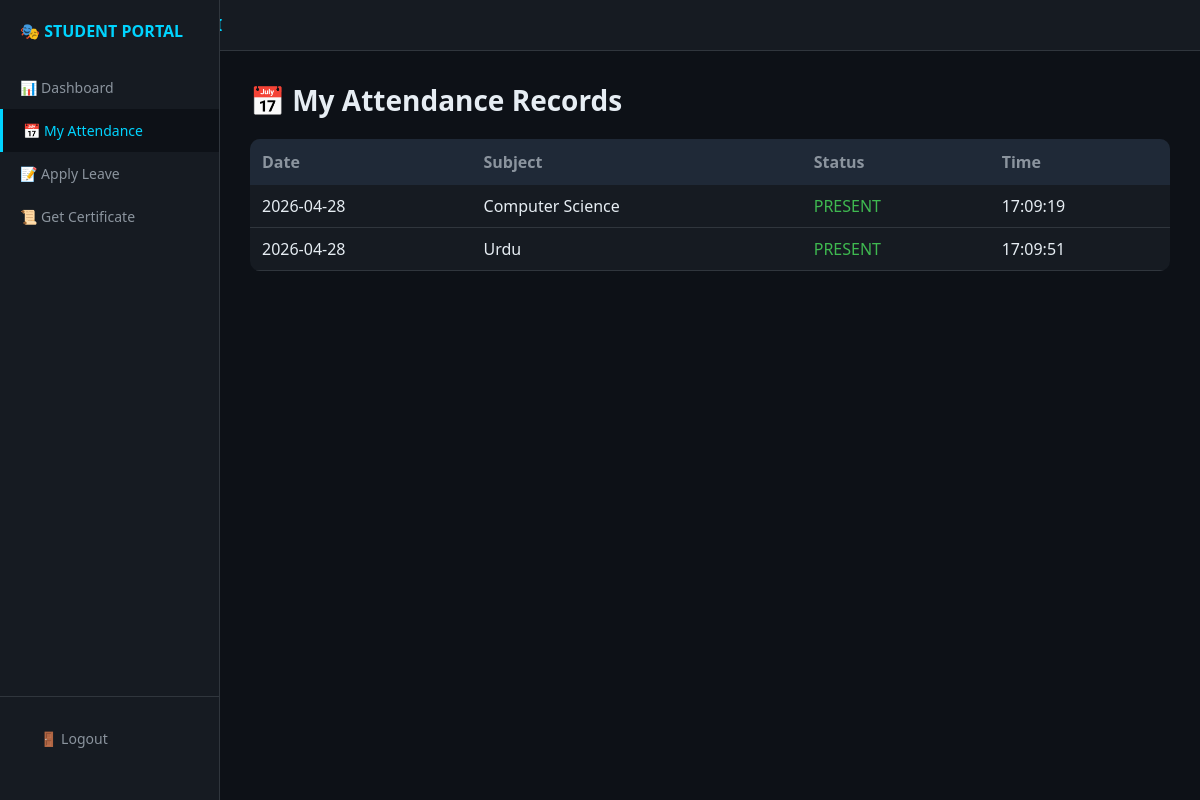
The app's page /student/attendance (signed in) with its own data.
### tables this page shows
CREATE TABLE attendance (
            id INTEGER PRIMARY KEY AUTOINCREMENT,
            student_id INTEGER NOT NULL,
            subject_id INTEGER NOT NULL,
            teacher_id INTEGER NOT NULL,
            attendance_date DATE NOT NULL,
            status VARCHAR(20) DEFAULT 'present',
            marked_time TIME DEFAULT CURRENT_TIME,
            recognition_confidence FLOAT,
            created_at TIMESTAMP DEFAULT CURRENT_TIMESTAMP,
            FOREIGN KEY (student_id) REFERENCES students(id),
            FOREIGN KEY (subject_id) REFERENCES subjects(id),
            FOREIGN KEY (teacher_id) REFERENCES teachers(id),
            UNIQUE(student_id, subject_id, attendance_date)
        );

CREATE TABLE subjects (
            id INTEGER PRIMARY KEY AUTOINCREMENT,
            subject_code VARCHAR(20) UNIQUE NOT NULL,
            subject_name VARCHAR(100) NOT NULL,
            teacher_id INTEGER NOT NULL,
            class_name VARCHAR(50) NOT NULL,
            semester VARCHAR(20),
            is_active BOOLEAN DEFAULT 1,
            created_at TIMESTAMP DEFAULT CURRENT_TIMESTAMP,
            FOREIGN KEY (teacher_id) REFERENCES teachers(id)
        );

### app.py (the view)
@app.route('/student/attendance')
@student_required
def student_attendance_view():
    conn = sqlite3.connect(DB_PATH)
    cursor = conn.cursor()
    cursor.execute('SELECT id FROM students WHERE name = ?', (session['student_name'],))
    student = cursor.fetchone()
    student_id = student[0] if student else None
    if student_id:
        cursor.execute('''
            SELECT a.attendance_date, sub.subject_name, a.status, a.marked_time
            FROM attendance a JOIN subjects sub ON a.subject_id = sub.id
            WHERE a.student_id = ?
            ORDER BY a.attendance_date DESC LIMIT 30
        ''', (student_id,))
        records = cursor.fetchall()
    else:
        records = []
    conn.close()
    return render_template('student_attendance.html', records=records)

### app.py (called while the page is built)
def student_required(f):
    @wraps(f)
    def decorated_function(*args, **kwargs):
        if not session.get('student_logged_in'):
            flash('Please login as student first!', 'danger')
            return redirect(url_for('student_login'))
        return f(*args, **kwargs)
    return decorated_function

### templates/student_attendance.html (shortened to what this page needs)
<!DOCTYPE html>
<html lang="en">
<head>
</head>
<body>
    <div class="navbar">
        <h2>🎭 FACE RECOGNITION AI</h2>
    </div>
    <div class="sidebar">
        <h2>🎭 STUDENT PORTAL</h2>
        <a href="/student/dashboard">📊 Dashboard</a>
        <a href="/student/attendance" class="active">📅 My Attendance</a>
        <a href="/leave/apply">📝 Apply Leave</a>
        <a href="/certificate/attendance">📜 Get Certificate</a>
        <div class="sidebar-footer">
            <a href="/student/logout">🚪 Logout</a>
        </div>
    </div>
    <div class="main">
        <h1>📅 My Attendance Records</h1>
        <div class="table-wrap">
            <table>
                <thead>
                    <tr><th>Date</th><th>Subject</th><th>Status</th><th>Time</th></tr>
                </thead>
                <tbody>
                    {% for record in records %}
                    <tr>
                        <td>{{ record[0] }}</td>
                        <td>{{ record[1] }}</td>
                        <td class="{% if record[2] == 'present' %}present{% else %}absent{% endif %}">
                            {{ record[2]|upper }}
                        </td>
                        <td>{{ record[3] }}</td>
                    </tr>
                    {% else %}
                    <tr><td colspan="4" style="text-align:center;">No attendance records found</td></tr>
                    {% endfor %}
                </tbody>
            </table>
        </div>
    </div>
</body>
</html>

### templates/student_attendance.html (style rules this page uses)
* { margin: 0; padding: 0; box-sizing: border-box; }
body { background: #0d1117; font-family: 'Segoe UI', sans-serif; color: #e6edf3; }
.navbar { background: #161b22; padding: 14px 20px; border-bottom: 1px solid #30363d; }
.navbar h2 { color: #00d4ff; font-size: 16px; }
.sidebar { width: 220px; background: #161b22; height: 100vh; position: fixed; top: 0; left: 0; padding: 20px 0; border-right: 1px solid #30363d; }
.sidebar h2 { color: #00d4ff; padding: 0 20px; font-size: 16px; margin-bottom: 24px; }
.sidebar a { display: block; padding: 12px 20px; color: #8b949e; text-decoration: none; font-size: 14px; }
.sidebar a:hover, .sidebar a.active { color: #00d4ff; background: #0d1117; border-left: 3px solid #00d4ff; }
.sidebar-footer { position: absolute; bottom: 20px; left: 0; right: 0; padding: 20px; border-top: 1px solid #30363d; }
.main { margin-left: 220px; padding: 30px; }
h1 { font-size: 28px; margin-bottom: 20px; }
table { width: 100%; border-collapse: collapse; background: #161b22; border-radius: 10px; overflow: hidden; }
th { background: #1f2937; padding: 12px; text-align: left; color: #8b949e; }
td { padding: 10px 12px; border-bottom: 1px solid #30363d; }
.present { color: #3fb950; }

### records on screen
attendance: attendance_date "2026-04-28", subject_name "Computer Science", status "PRESENT", marked_time "17:09:19"
attendance: attendance_date "2026-04-28", subject_name "Urdu", status "PRESENT", marked_time "17:09:51"
